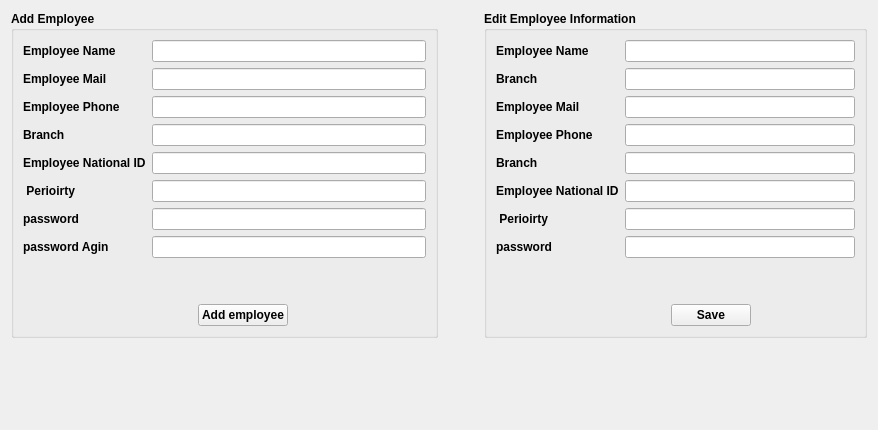
              <widget class="QWidget" name="tab_69">
               <attribute name="title">
                <string>Add Employee</string>
               </attribute>
               <layout class="QGridLayout" name="gridLayout_22">
                <item row="3" column="0">
                 <spacer name="horizontalSpacer_29">
                  <property name="orientation">
                   <enum>Qt::Horizontal</enum>
                  </property>
                  <property name="sizeHint" stdset="0">
                   <size>
                    <width>40</width>
                    <height>1</height>
                   </size>
                  </property>
                 </spacer>
                </item>
                <item row="1" column="0">
                 <spacer name="verticalSpacer_21">
                  <property name="orientation">
                   <enum>Qt::Vertical</enum>
                  </property>
                  <property name="sizeType">
                   <enum>QSizePolicy::Maximum</enum>
                  </property>
                  <property name="sizeHint" stdset="0">
                   <size>
                    <width>20</width>
                    <height>40</height>
                   </size>
                  </property>
                 </spacer>
                </item>
                <item row="3" column="2">
                 <spacer name="horizontalSpacer_70">
                  <property name="orientation">
                   <enum>Qt::Horizontal</enum>
                  </property>
                  <property name="sizeHint" stdset="0">
                   <size>
                    <width>40</width>
                    <height>1</height>
                   </size>
                  </property>
                 </spacer>
                </item>
                <item row="0" column="1">
                 <spacer name="horizontalSpacer_71">
                  <property name="orientation">
                   <enum>Qt::Horizontal</enum>
                  </property>
                  <property name="sizeType">
                   <enum>QSizePolicy::Maximum</enum>
                  </property>
                  <property name="sizeHint" stdset="0">
                   <size>
                    <width>40</width>
                    <height>20</height>
                   </size>
                  </property>
                 </spacer>
                </item>
                <item row="0" column="0">
                 <widget class="QGroupBox" name="groupBox_9">
                  <property name="font">
                   <font>
                    <family>MS Shell Dlg 2</family>
                    <weight>75</weight>
                    <bold>true</bold>
                   </font>
                  </property>
                  <property name="title">
                   <string>Add Employee</string>
                  </property>
                  <layout class="QGridLayout" name="gridLayout_20">
                   <item row="5" column="0">
                    <widget class="QLabel" name="label_111">
                     <property name="sizePolicy">
                      <sizepolicy hsizetype="Maximum" vsizetype="Preferred">
                       <horstretch>0</horstretch>
                       <verstretch>0</verstretch>
                      </sizepolicy>
                     </property>
                     <property name="font">
                      <font>
                       <family>MS Shell Dlg 2</family>
                       <weight>75</weight>
                       <bold>true</bold>
                      </font>
                     </property>
                     <property name="text">
                      <string>Employee National ID</string>
                     </property>
                    </widget>
                   </item>
                   <item row="9" column="2">
                    <spacer name="verticalSpacer_19">
                     <property name="orientation">
                      <enum>Qt::Vertical</enum>
                     </property>
                     <property name="sizeType">
                      <enum>QSizePolicy::Maximum</enum>
                     </property>
                     <property name="sizeHint" stdset="0">
                      <size>
                       <width>20</width>
                       <height>40</height>
                      </size>
                     </property>
                    </spacer>
                   </item>
                   <item row="3" column="0">
                    <widget class="QLabel" name="label_112">
                     <property name="sizePolicy">
                      <sizepolicy hsizetype="Maximum" vsizetype="Preferred">
                       <horstretch>0</horstretch>
                       <verstretch>0</verstretch>
                      </sizepolicy>
                     </property>
                     <property name="font">
                      <font>
                       <family>MS Shell Dlg 2</family>
                       <weight>75</weight>
                       <bold>true</bold>
                      </font>
                     </property>
                     <property name="text">
                      <string>Employee Phone</string>
                     </property>
                    </widget>
                   </item>
                   <item row="3" column="1" colspan="5">
                    <widget class="QLineEdit" name="lineEdit_109"/>
                   </item>
                   <item row="10" column="1">
                    <spacer name="horizontalSpacer_76">
                     <property name="orientation">
                      <enum>Qt::Horizontal</enum>
                     </property>
                     <property name="sizeHint" stdset="0">
                      <size>
                       <width>40</width>
                       <height>20</height>
                      </size>
                     </property>
                    </spacer>
                   </item>
                   <item row="4" column="0">
                    <widget class="QLabel" name="label_115">
                     <property name="sizePolicy">
                      <sizepolicy hsizetype="Maximum" vsizetype="Preferred">
                       <horstretch>0</horstretch>
                       <verstretch>0</verstretch>
                      </sizepolicy>
                     </property>
                     <property name="font">
                      <font>
                       <family>MS Shell Dlg 2</family>
                       <weight>75</weight>
                       <bold>true</bold>
                      </font>
                     </property>
                     <property name="text">
                      <string>Branch</string>
                     </property>
                    </widget>
                   </item>
                   <item row="2" column="0">
                    <widget class="QLabel" name="label_110">
                     <property name="sizePolicy">
                      <sizepolicy hsizetype="Maximum" vsizetype="Preferred">
                       <horstretch>0</horstretch>
                       <verstretch>0</verstretch>
                      </sizepolicy>
                     </property>
                     <property name="font">
                      <font>
                       <family>MS Shell Dlg 2</family>
                       <weight>75</weight>
                       <bold>true</bold>
                      </font>
                     </property>
                     <property name="text">
                      <string>Employee Mail</string>
                     </property>
                    </widget>
                   </item>
                   <item row="6" column="1" colspan="5">
                    <widget class="QLineEdit" name="lineEdit_166"/>
                   </item>
                   <item row="2" column="1" colspan="5">
                    <widget class="QLineEdit" name="lineEdit_108"/>
                   </item>
                   <item row="8" column="0">
                    <widget class="QLabel" name="label_114">
                     <property name="sizePolicy">
                      <sizepolicy hsizetype="Maximum" vsizetype="Preferred">
                       <horstretch>0</horstretch>
                       <verstretch>0</verstretch>
                      </sizepolicy>
                     </property>
                     <property name="font">
                      <font>
                       <family>MS Shell Dlg 2</family>
                       <weight>75</weight>
                       <bold>true</bold>
                      </font>
                     </property>
                     <property name="text">
                      <string>password Agin</string>
                     </property>
                    </widget>
                   </item>
                   <item row="0" column="1" colspan="5">
                    <widget class="QLineEdit" name="lineEdit_111"/>
                   </item>
                   <item row="10" column="4">
                    <spacer name="horizontalSpacer_92">
                     <property name="orientation">
                      <enum>Qt::Horizontal</enum>
                     </property>
                     <property name="sizeHint" stdset="0">
                      <size>
                       <width>40</width>
                       <height>20</height>
                      </size>
                     </property>
                    </spacer>
                   </item>
                   <item row="7" column="1" colspan="5">
                    <widget class="QLineEdit" name="lineEdit_112">
                     <property name="echoMode">
                      <enum>QLineEdit::Password</enum>
                     </property>
                    </widget>
                   </item>
                   <item row="4" column="1" colspan="5">
                    <widget class="QLineEdit" name="lineEdit_114">
                     <property name="text">
                      <string/>
                     </property>
                    </widget>
                   </item>
                   <item row="6" column="0">
                    <widget class="QLabel" name="label_158">
                     <property name="font">
                      <font>
                       <family>MS Shell Dlg 2</family>
                       <weight>75</weight>
                       <bold>true</bold>
                      </font>
                     </property>
                     <property name="text">
                      <string> Perioirty</string>
                     </property>
                    </widget>
                   </item>
                   <item row="5" column="1" colspan="5">
                    <widget class="QLineEdit" name="lineEdit_110"/>
                   </item>
                   <item row="10" column="0">
                    <spacer name="horizontalSpacer_74">
                     <property name="orientation">
                      <enum>Qt::Horizontal</enum>
                     </property>
                     <property name="sizeHint" stdset="0">
                      <size>
                       <width>40</width>
                       <height>20</height>
                      </size>
                     </property>
                    </spacer>
                   </item>
                   <item row="8" column="1" colspan="5">
                    <widget class="QLineEdit" name="lineEdit_113">
                     <property name="echoMode">
                      <enum>QLineEdit::Password</enum>
                     </property>
                    </widget>
                   </item>
                   <item row="7" column="0">
                    <widget class="QLabel" name="label_113">
                     <property name="sizePolicy">
                      <sizepolicy hsizetype="Maximum" vsizetype="Preferred">
                       <horstretch>0</horstretch>
                       <verstretch>0</verstretch>
                      </sizepolicy>
                     </property>
                     <property name="font">
                      <font>
                       <family>MS Shell Dlg 2</family>
                       <weight>75</weight>
                       <bold>true</bold>
                      </font>
                     </property>
                     <property name="text">
                      <string>password</string>
                     </property>
                    </widget>
                   </item>
                   <item row="10" column="2">
                    <widget class="QPushButton" name="pushButton_32">
                     <property name="font">
                      <font>
                       <family>MS Shell Dlg 2</family>
                       <weight>75</weight>
                       <bold>true</bold>
                      </font>
                     </property>
                     <property name="text">
                      <string>Add employee</string>
                     </property>
                    </widget>
                   </item>
                   <item row="10" column="5">
                    <spacer name="horizontalSpacer_75">
                     <property name="orientation">
                      <enum>Qt::Horizontal</enum>
                     </property>
                     <property name="sizeHint" stdset="0">
                      <size>
                       <width>40</width>
                       <height>20</height>
                      </size>
                     </property>
                    </spacer>
                   </item>
                   <item row="0" column="0">
                    <widget class="QLabel" name="label_109">
                     <property name="sizePolicy">
                      <sizepolicy hsizetype="Maximum" vsizetype="Preferred">
                       <horstretch>0</horstretch>
                       <verstretch>0</verstretch>
                      </sizepolicy>
                     </property>
                     <property name="font">
                      <font>
                       <family>MS Shell Dlg 2</family>
                       <weight>75</weight>
                       <bold>true</bold>
                      </font>
                     </property>
                     <property name="text">
                      <string>Employee Name</string>
                     </property>
                    </widget>
                   </item>
                   <item row="10" column="3">
                    <spacer name="horizontalSpacer_77">
                     <property name="orientation">
                      <enum>Qt::Horizontal</enum>
                     </property>
                     <property name="sizeHint" stdset="0">
                      <size>
                       <width>40</width>
                       <height>20</height>
                      </size>
                     </property>
                    </spacer>
                   </item>
                  </layout>
                 </widget>
                </item>
                <item row="0" column="2">
                 <widget class="QGroupBox" name="groupBox_12">
                  <property name="font">
                   <font>
                    <family>MS Shell Dlg 2</family>
                    <weight>75</weight>
                    <bold>true</bold>
                   </font>
                  </property>
                  <property name="title">
                   <string>Edit Employee Information</string>
                  </property>
                  <layout class="QGridLayout" name="gridLayout_21">
                   <item row="8" column="2">
                    <widget class="QLabel" name="label_157">
                     <property name="font">
                      <font>
                       <family>MS Shell Dlg 2</family>
                       <weight>75</weight>
                       <bold>true</bold>
                      </font>
                     </property>
                     <property name="text">
                      <string> Perioirty</string>
                     </property>
                    </widget>
                   </item>
                   <item row="11" column="6">
                    <spacer name="horizontalSpacer_72">
                     <property name="orientation">
                      <enum>Qt::Horizontal</enum>
                     </property>
                     <property name="sizeHint" stdset="0">
                      <size>
                       <width>40</width>
                       <height>20</height>
                      </size>
                     </property>
                    </spacer>
                   </item>
                   <item row="5" column="2">
                    <widget class="QLabel" name="label_130">
                     <property name="sizePolicy">
                      <sizepolicy hsizetype="Maximum" vsizetype="Preferred">
                       <horstretch>0</horstretch>
                       <verstretch>0</verstretch>
                      </sizepolicy>
                     </property>
                     <property name="font">
                      <font>
                       <family>MS Shell Dlg 2</family>
                       <weight>75</weight>
                       <bold>true</bold>
                      </font>
                     </property>
                     <property name="text">
                      <string>Employee Phone</string>
                     </property>
                    </widget>
                   </item>
                   <item row="7" column="2">
                    <widget class="QLabel" name="label_129">
                     <property name="sizePolicy">
                      <sizepolicy hsizetype="Maximum" vsizetype="Preferred">
                       <horstretch>0</horstretch>
                       <verstretch>0</verstretch>
                      </sizepolicy>
                     </property>
                     <property name="font">
                      <font>
                       <family>MS Shell Dlg 2</family>
                       <weight>75</weight>
                       <bold>true</bold>
                      </font>
                     </property>
                     <property name="text">
                      <string>Employee National ID</string>
                     </property>
                    </widget>
                   </item>
                   <item row="6" column="3" colspan="6">
                    <widget class="QLineEdit" name="lineEdit_134"/>
                   </item>
                   <item row="9" column="2">
                    <widget class="QLabel" name="label_132">
                     <property name="sizePolicy">
                      <sizepolicy hsizetype="Maximum" vsizetype="Preferred">
                       <horstretch>0</horstretch>
                       <verstretch>0</verstretch>
                      </sizepolicy>
                     </property>
                     <property name="font">
                      <font>
                       <family>MS Shell Dlg 2</family>
                       <weight>75</weight>
                       <bold>true</bold>
                      </font>
                     </property>
                     <property name="text">
                      <string>password</string>
                     </property>
                    </widget>
                   </item>
                   <item row="9" column="3" colspan="6">
                    <widget class="QLineEdit" name="lineEdit_165">
                     <property name="echoMode">
                      <enum>QLineEdit::Password</enum>
                     </property>
                    </widget>
                   </item>
                   <item row="10" column="3">
                    <spacer name="verticalSpacer_20">
                     <property name="orientation">
                      <enum>Qt::Vertical</enum>
                     </property>
                     <property name="sizeType">
                      <enum>QSizePolicy::Maximum</enum>
                     </property>
                     <property name="sizeHint" stdset="0">
                      <size>
                       <width>20</width>
                       <height>40</height>
                      </size>
                     </property>
                    </spacer>
                   </item>
                   <item row="2" column="2">
                    <widget class="QLabel" name="label_116">
                     <property name="sizePolicy">
                      <sizepolicy hsizetype="Maximum" vsizetype="Preferred">
                       <horstretch>0</horstretch>
                       <verstretch>0</verstretch>
                      </sizepolicy>
                     </property>
                     <property name="font">
                      <font>
                       <family>MS Shell Dlg 2</family>
                       <weight>75</weight>
                       <bold>true</bold>
                      </font>
                     </property>
                     <property name="text">
                      <string>Branch</string>
                     </property>
                    </widget>
                   </item>
                   <item row="1" column="2">
                    <widget class="QLabel" name="label_127">
                     <property name="sizePolicy">
                      <sizepolicy hsizetype="Maximum" vsizetype="Preferred">
                       <horstretch>0</horstretch>
                       <verstretch>0</verstretch>
                      </sizepolicy>
                     </property>
                     <property name="font">
                      <font>
                       <family>Segoe UI</family>
                       <weight>75</weight>
                       <bold>true</bold>
                      </font>
                     </property>
                     <property name="text">
                      <string>Employee Name</string>
                     </property>
                    </widget>
                   </item>
                   <item row="6" column="2">
                    <widget class="QLabel" name="label_117">
                     <property name="sizePolicy">
                      <sizepolicy hsizetype="Maximum" vsizetype="Preferred">
                       <horstretch>0</horstretch>
                       <verstretch>0</verstretch>
                      </sizepolicy>
                     </property>
                     <property name="font">
                      <font>
                       <family>MS Shell Dlg 2</family>
                       <weight>75</weight>
                       <bold>true</bold>
                      </font>
                     </property>
                     <property name="text">
                      <string>Branch</string>
                     </property>
                    </widget>
                   </item>
                   <item row="11" column="4">
                    <widget class="QPushButton" name="pushButton_35">
                     <property name="sizePolicy">
                      <sizepolicy hsizetype="Maximum" vsizetype="Fixed">
                       <horstretch>0</horstretch>
                       <verstretch>0</verstretch>
                      </sizepolicy>
                     </property>
                     <property name="font">
                      <font>
                       <family>MS Shell Dlg 2</family>
                       <weight>75</weight>
                       <bold>true</bold>
                      </font>
                     </property>
                     <property name="text">
                      <string>Save</string>
                     </property>
                    </widget>
                   </item>
                   <item row="11" column="5">
                    <spacer name="horizontalSpacer_93">
                     <property name="orientation">
                      <enum>Qt::Horizontal</enum>
                     </property>
                     <property name="sizeHint" stdset="0">
                      <size>
                       <width>40</width>
                       <height>20</height>
                      </size>
                     </property>
                    </spacer>
                   </item>
                   <item row="2" column="3" colspan="6">
                    <widget class="QLineEdit" name="lineEdit_115">
                     <property name="text">
                      <string/>
                     </property>
                    </widget>
                   </item>
                   <item row="11" column="3">
                    <spacer name="horizontalSpacer_73">
                     <property name="orientation">
                      <enum>Qt::Horizontal</enum>
                     </property>
                     <property name="sizeHint" stdset="0">
                      <size>
                       <width>40</width>
                       <height>20</height>
                      </size>
                     </property>
                    </spacer>
                   </item>
                   <item row="4" column="2">
                    <widget class="QLabel" name="label_128">
                     <property name="sizePolicy">
                      <sizepolicy hsizetype="Maximum" vsizetype="Preferred">
                       <horstretch>0</horstretch>
                       <verstretch>0</verstretch>
                      </sizepolicy>
                     </property>
                     <property name="font">
                      <font>
                       <family>MS Shell Dlg 2</family>
                       <weight>75</weight>
                       <bold>true</bold>
                      </font>
                     </property>
                     <property name="text">
                      <string>Employee Mail</string>
                     </property>
                    </widget>
                   </item>
                   <item row="5" column="3" colspan="6">
                    <widget class="QLineEdit" name="lineEdit_127"/>
                   </item>
                   <item row="7" column="3" colspan="6">
                    <widget class="QLineEdit" name="lineEdit_128"/>
                   </item>
                   <item row="4" column="3" colspan="6">
                    <widget class="QLineEdit" name="lineEdit_126"/>
                   </item>
                   <item row="8" column="3" colspan="6">
                    <widget class="QLineEdit" name="lineEdit_131"/>
                   </item>
                   <item row="1" column="3" colspan="6">
                    <widget class="QLineEdit" name="lineEdit_129"/>
                   </item>
                  </layout>
                 </widget>
                </item>
                <item row="2" column="0">
                 <spacer name="verticalSpacer_22">
                  <property name="orientation">
                   <enum>Qt::Vertical</enum>
                  </property>
                  <property name="sizeType">
                   <enum>QSizePolicy::Maximum</enum>
                  </property>
                  <property name="sizeHint" stdset="0">
                   <size>
                    <width>20</width>
                    <height>40</height>
                   </size>
                  </property>
                 </spacer>
                </item>
               </layout>
              </widget>
